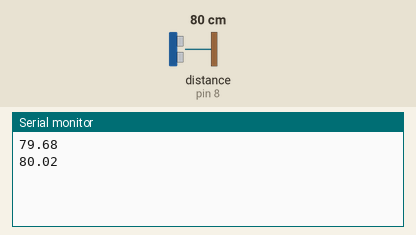
The sketch below on a simulated Arduino Uno, built with avr-gcc and run on an emulated ATmega328P. Shown: the last lines printed to the serial monitor. Wiring (inferred from the names in the program): ultrasonic range finder: trigger pin 9; echo pin 8. The inputs (shaded band) are chosen by the test bench; at power-on: distance to the obstacle (sensor on pin 8) 80 cm. The echo pulse lasts 58.3 µs per cm.

Above: at 1.8 s.
1.9 s: distance to the obstacle (sensor on pin 8) set to 2 cm
At 2.8 s:
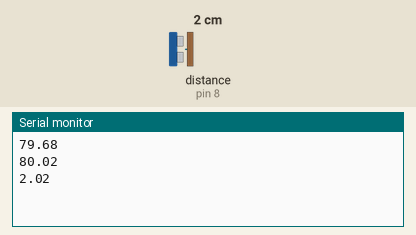
3.4 s: distance to the obstacle (sensor on pin 8) set to 4 cm
At 4.6 s:
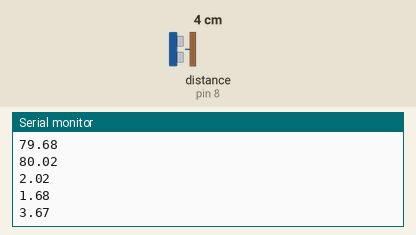
Timing chart, 0 to 6.4 s (numbered marks = the images above; inputs shaded):
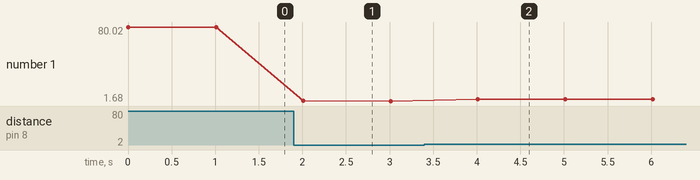

The sketch:

hc-sr04.ino
```cpp
#include <Arduino.h>

long tiempo;
int disparador = 9;   // triger
int entrada = 8;      // echo
float distancia;

void setup()
{
  pinMode(disparador, OUTPUT);
  pinMode(entrada, INPUT);

  //pinMode(9, OUTPUT); /*activación del pin 9 como salida: para el pulso ultrasónico*/
  //pinMode(8, INPUT); /*activación del pin 8 como entrada: tiempo del rebote del ultrasonido*/

  Serial.begin(9600);
}


void loop()
{
  // lanzamos un pequeño pulso para activar el sensor
  digitalWrite(disparador, HIGH);
  delayMicroseconds(10);
  digitalWrite(disparador, LOW);

  // medimos el pulso de respuesta
  tiempo = (pulseIn(entrada, HIGH)/2); // dividido por 2 por que es el
                                       // tiempo que el sonido tarda
                                       // en ir y en volver
  // ahora calcularemos la distancia en cm
  // sabiendo que el espacio es igual a la velocidad por el tiempo
  // y que la velocidad del sonido es de 343m/s y que el tiempo lo
  // tenemos en millonesimas de segundo
  distancia = float(tiempo * 0.0343);

  // y lo mostramos por el puerto serie una vez por segundo
  Serial.println(distancia);
  delay(1000);
}
```

Measured:
- after the input at 1.9 s, the serial monitor: prints a new line after 0.11 s (image 1)
- after the input at 3.4 s, the serial monitor: prints a new line after 0.61 s (image 2)
- plotted number 1: 80.02 → 1.68 after the input at 1.9 s, 1.68 → 3.67 after the input at 3.4 s
